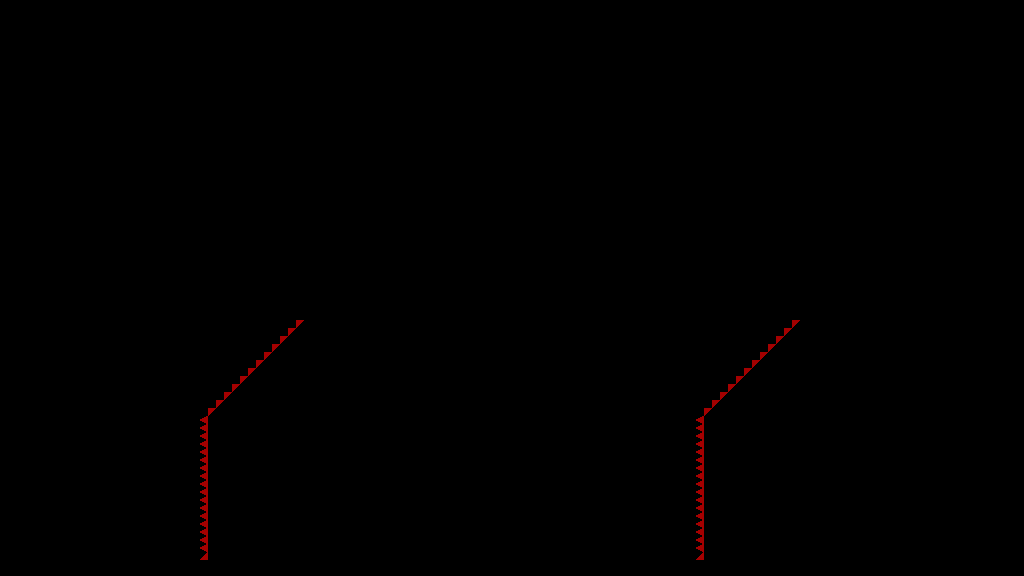

Rendered tile map (Tiled .tmx) drawn with the repository's tilesets; below, a short description and the map source with its tile grids summarised:
An orthogonal 128x72 tile map with 8x8 px tiles, 1 tile layer (T_Spikes) and 58 objects.

<map version="1.4" tiledversion="1.4.3" orientation="orthogonal" renderorder="right-down" width="128" height="72" tilewidth="8" tileheight="8" infinite="0" nextlayerid="7" nextobjectid="621">
 <tileset firstgid="1" source="../../../Sprites/Tiles/DEV/flat/T_spr_nv_flat_0.tsx" />
 <layer id="1" name="T_Spikes" width="128" height="72">
  <data>[9216 cells, 60 non-empty, 2 distinct tile ids]</data>
 </layer>
 <objectgroup id="2" name="C_Solid">
  <object id="511" x="8" y="560" width="200" height="16" />
  <object id="512" x="208" y="416" width="96" height="160" />
  <object id="513" x="208" y="416">
   <polygon points="0,0 96,-96 96,0" />
  </object>
  <object id="521" x="8" y="264" width="136" height="240" />
  <object id="525" x="8" y="504" width="16" height="56" />
  <object id="590" x="200" y="352">
   <polygon points="0,0 88,-88 0,-88" />
  </object>
  <object id="591" x="8" y="248" width="496" height="16" />
  <object id="606" x="440" y="560" width="264" height="16" />
  <object id="608" x="704" y="416">
   <polygon points="0,0 96,-96 96,0" />
  </object>
  <object id="609" x="704" y="416" width="96" height="160" />
  <object id="610" x="696" y="352">
   <polygon points="0,0 88,-88 0,-88" />
  </object>
  <object id="612" x="504" y="264" width="136" height="240" />
  <object id="613" x="504" y="248" width="512" height="16" />
  <object id="614" x="800" y="320" width="16" height="256" />
  <object id="615" x="816" y="560" width="200" height="16" />
  <object id="616" x="880" y="264" width="136" height="240" />
  <object id="617" x="304" y="320" width="136" height="256" />
  <object id="618" x="1000" y="504" width="16" height="56" />
  <object id="619" x="0" y="248" width="8" height="328" />
  <object id="620" x="1016" y="248" width="8" height="328" />
 </objectgroup>
 <objectgroup id="6" name="C_Spikes" visible="0">
  <object id="565" x="576" y="312">
   <polygon points="0,0 0,-4 -164,-168 -168,-168" />
  </object>
 </objectgroup>
 <objectgroup id="5" name="DEV" visible="0">
  <object id="185" x="752" y="88">
   <polygon points="0,0 24,24 0,24" />
  </object>
  <object id="186" x="824" y="120">
   <polygon points="0,0 24,-24 24,0" />
  </object>
  <object id="187" x="856" y="112">
   <polygon points="0,0 48,0 0,48" />
  </object>
  <object id="188" x="848" y="48">
   <polygon points="0,0 0,48 -48,0" />
  </object>
  <object id="189" x="872" y="184">
   <polygon points="0,0 32,-32 32,0" />
  </object>
  <object id="190" x="712" y="96">
   <polygon points="0,0 24,-24 24,0" />
  </object>
  <object id="191" x="768" y="48">
   <polygon points="0,0 24,24 0,24" />
  </object>
  <object id="192" x="656" y="48">
   <polygon points="0,0 24,24 0,24" />
  </object>
  <object id="193" x="880" y="64">
   <polygon points="0,0 0,24 -24,0" />
  </object>
  <object id="194" x="696" y="48">
   <polygon points="0,0 24,0 0,24" />
  </object>
  <object id="195" x="800" y="112">
   <polygon points="0,0 8,8 0,8" />
  </object>
  <object id="196" x="832" y="144">
   <polygon points="0,0 8,0 0,8" />
  </object>
  <object id="197" x="736" y="48">
   <polygon points="0,0 8,0 0,8" />
  </object>
 </objectgroup>
 <objectgroup id="3" name="C_Balls">
  <object id="514" x="168" y="480" width="8" height="8" />
  <object id="519" x="88" y="544" width="8" height="8" />
  <object id="526" x="336" y="296" width="8" height="8" />
  <object id="603" x="584" y="544" width="8" height="8" />
  <object id="604" x="664" y="480" width="8" height="8" />
  <object id="605" x="832" y="296" width="8" height="8" />
 </objectgroup>
 <objectgroup id="4" name="C_Orbs">
  <object id="515" x="168" y="460" width="8" height="8" />
  <object id="516" x="168" y="444" width="8" height="8" />
  <object id="577" x="168" y="428" width="8" height="8" />
  <object id="582" x="168" y="412" width="8" height="8" />
  <object id="583" x="168" y="396" width="8" height="8" />
  <object id="584" x="168" y="380" width="8" height="8" />
  <object id="585" x="168" y="364" width="8" height="8" />
  <object id="586" x="168" y="348" width="8" height="8" />
  <object id="587" x="168" y="332" width="8" height="8" />
  <object id="594" x="664" y="460" width="8" height="8" />
  <object id="595" x="664" y="444" width="8" height="8" />
  <object id="596" x="664" y="428" width="8" height="8" />
  <object id="597" x="664" y="412" width="8" height="8" />
  <object id="598" x="664" y="396" width="8" height="8" />
  <object id="599" x="664" y="380" width="8" height="8" />
  <object id="600" x="664" y="364" width="8" height="8" />
  <object id="601" x="664" y="348" width="8" height="8" />
  <object id="602" x="664" y="332" width="8" height="8" />
 </objectgroup>
</map>
